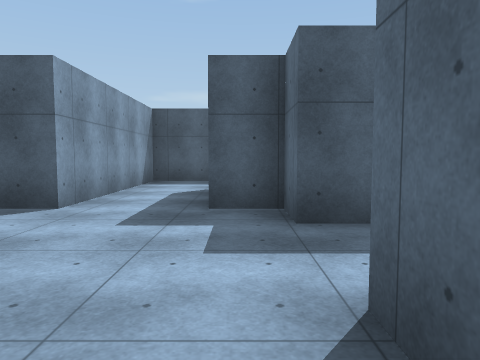
view 1 (above)

17 first-person views from a walk through a Unity game level. The camera is 1.4 m above the floor, tilts 4° down and sees 70° across. The floor is counted in squares, 2 m on a side. Each view is taken from the middle of a square. On the plan, view 1 faces up. The plan holds only what a view shows up to about 11 squares ahead; the rest is blank. Surface patterns are stand-ins for the level's own textures.

view 2
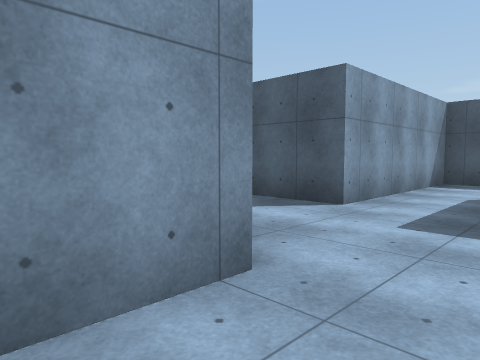

view 3
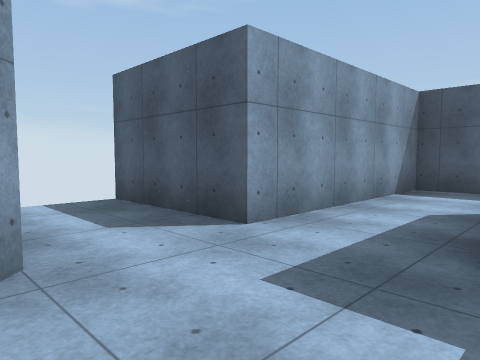

view 4
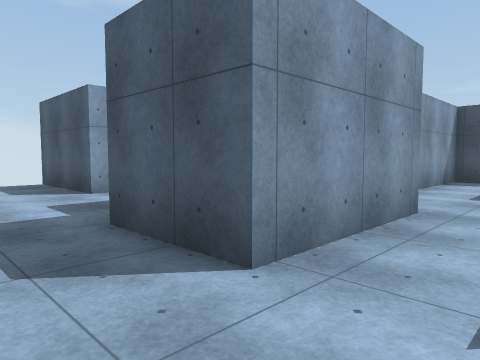

view 5
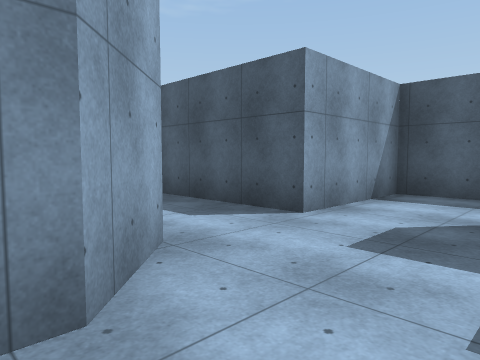

view 6
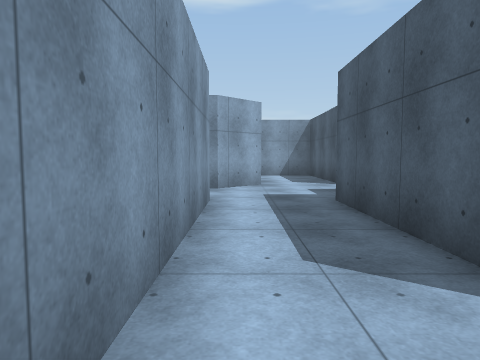

view 7
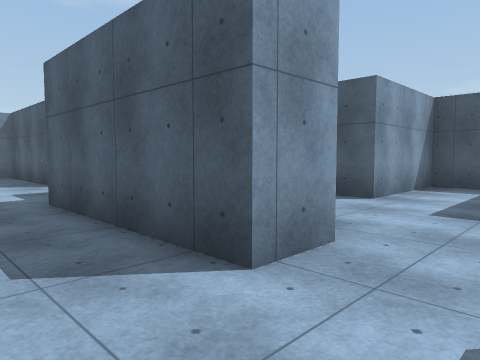

view 8
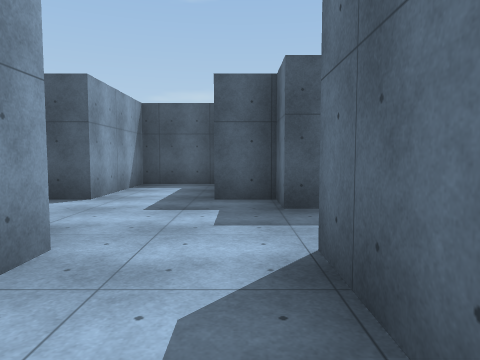

view 9
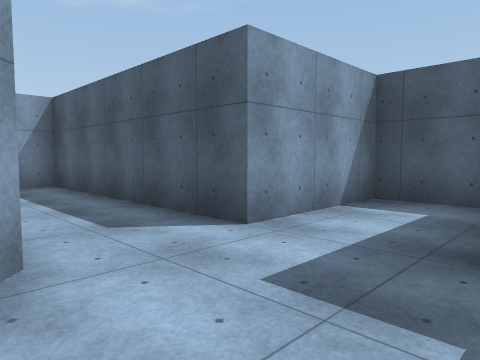

view 10
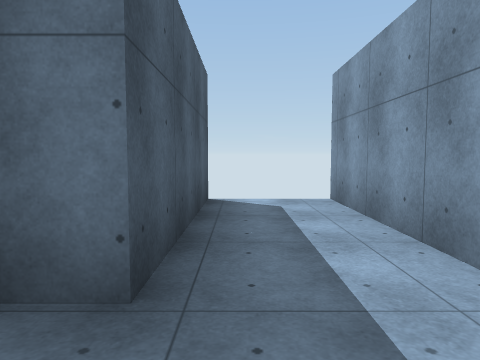

view 11
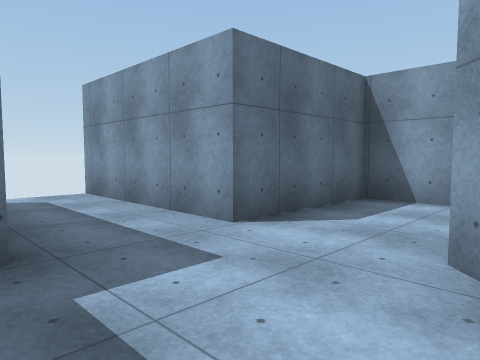

view 12
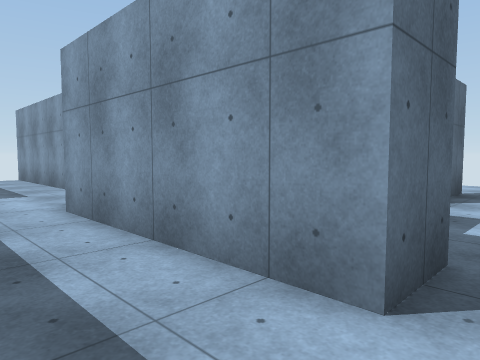

view 13
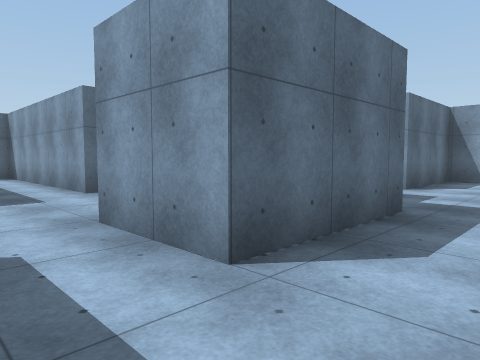

view 14
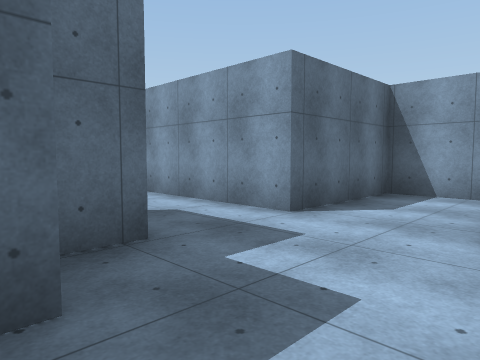

view 15
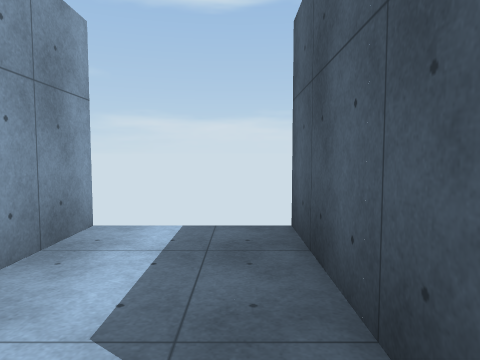

view 16
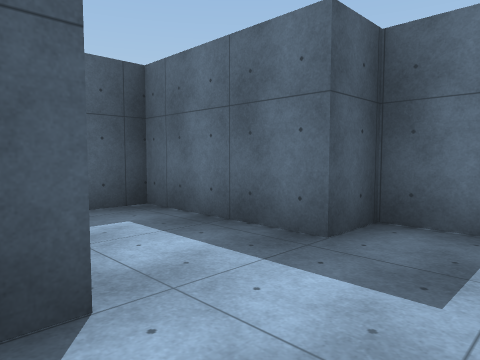

view 17
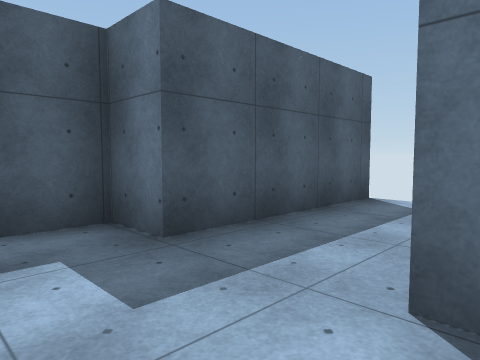

### Floor plan
Ten units are one square. View 1 is at (0, 0); x grows to the right and y downward. Boxes are objects, and circles mark ways between rooms. Rooms are numbered by the first view taken in them; rooms with no view inside come last. Other rooms are left out.
<svg viewBox="-60 -160 211 180">
<path fill="none" stroke="#000" d="M-14 -16 -14 -1M26 -35 6 -35 6 -45 -4 -45 -4 -75 16 -75M-55 -25 -40 -25M-9 15 6 15 6 -15 26 -15M16 -95 -24 -95 -24 -45 -55 -45M26 -15 41 -15M26 -45 26 -35M36 -95 36 -105M16 -75 26 -65 26 -45M46 -45 46 -65 106 -65 106 -95M86 -95 86 -85 45 -85M16 -105 16 -95M106 -95 146 -95M36 -105 76 -105 86 -95M146 -115 106 -115 106 -125 96 -125 96 -155 76 -155 76 -125 16 -125 16 -105"/>
<circle cx="15" cy="-25" r="3" fill="#2a7"/>
<circle cx="5" cy="-85" r="3" fill="#2a7"/>
<circle cx="35" cy="-55" r="3" fill="#2a7"/>
<circle cx="25" cy="-100" r="3" fill="#2a7"/>
<circle cx="95" cy="-90" r="3" fill="#2a7"/>
<text x="-10" y="-40">1</text>
<text x="50" y="-30">2</text>
<text x="50" y="-80">3</text>
<text x="80" y="-120">4</text>
</svg>
Room 1 opens to room 2. Room 1 opens to room 3. Room 2 opens to room 3. Room 3 opens to room 4.

Where each view was taken, in squares from view 1:
view 1: 0 up, 0 right, facing up
view 2: 0 up, 0 right, facing up-left
view 3: 2 up, 0 right, facing up-left
view 4: 2 up, 4 right, facing up-left
view 5: 6 up, 4 right, facing up-left
view 6: 7 up, 10 right, facing left
view 7: 7 up, 10 right, facing up-left
view 8: 7 up, 10 right, facing up
view 9: 10 up, 10 right, facing up-left
view 10: 11 up, 9 right, facing right
view 11: 12 up, 8 right, facing down-right
view 12: 12 up, 3 right, facing down-right
view 13: 9 up, 2 left, facing down-right
view 14: 5 up, 2 left, facing down-right
view 15: 4 up, 2 left, facing left
view 16: 11 up, 7 right, facing up-right
view 17: 9 up, 9 right, facing up-right
